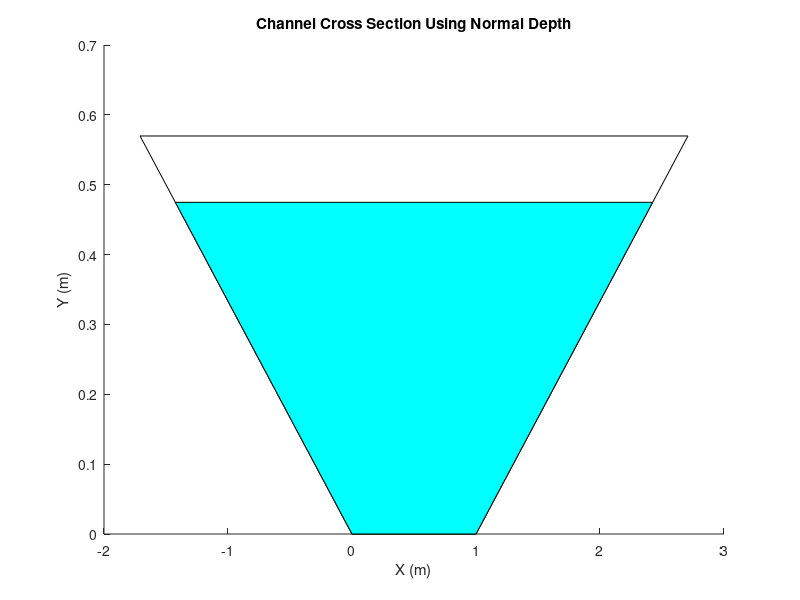

The MATLAB source for this figure:
clc
clear
clf

% Solves for normal depth of a trapezoidal/rectangular cross section using 
% Manning's equation via newton's method. 
% --------------------------- Created by-----------------------------------
% Logan Bayer, BS 
% Compound Inundation Team for Resilient Applications
% University of Georgia
% Fall 2023

% Channel Parameters
b = 1; % m
z = 3; % side slope
Q = 2; % cms
n = 0.011; % mannings roughness
Phi = 1; % phi = 1 if working in meters and 1.49 if working in feet
So = 0.002;
Fb = 0.2;
g = 9.81;

% Iterate to find a solution for water depth using Newton's method
y = 10;
LHS = 1;
RHS = 0;
iter = 0;
maxi = 100000;
tol = 1e-2;
yInc = 1e-4;
while abs(LHS-RHS) > tol
    A = b*y + z*(y^2);
    R = A/(b + 2*y*sqrt(z^2+1));
    LHS = A*R^(2/3);
    RHS = (Q*n)/(Phi*sqrt(So));
    y = y - yInc;
    iter = iter + 1;

    if y < 0
        error('y is negative')
    end

    if iter > maxi
        error('maximum iteration reached without convergence')
    end
end

% Froude Number
T = b+(2*z*y);
Fr = Q/sqrt(g*((A^3)/T));

% After convergence, display the solution and plot the channel cross section:
fprintf('y = %d m \n ',y);
H = y*(1+Fb);

%% Figure
a = b + 2*z*H;  % top side
%%Frame vertices
a1 = [0 0] ;
a2 = [b 0] ;
a3 = [0.5*(b-a)+a H] ;
a4 = [0.5*(b-a) H] ;  
coor = [a1 ; a2; a3; a4] ;  
patch(coor(:,1), coor(:,2),'white')

a = b + 2*z*y;  % top side
%% Frame vertices
a3 = [0.5*(b-a)+a y] ;
a4 = [0.5*(b-a) y] ;  
coor = [a1 ; a2; a3; a4] ;  
patch(coor(:,1), coor(:,2),'cyan')

title('Channel Cross Section Using Normal Depth')
xlabel('X (m)')
ylabel('Y (m)')